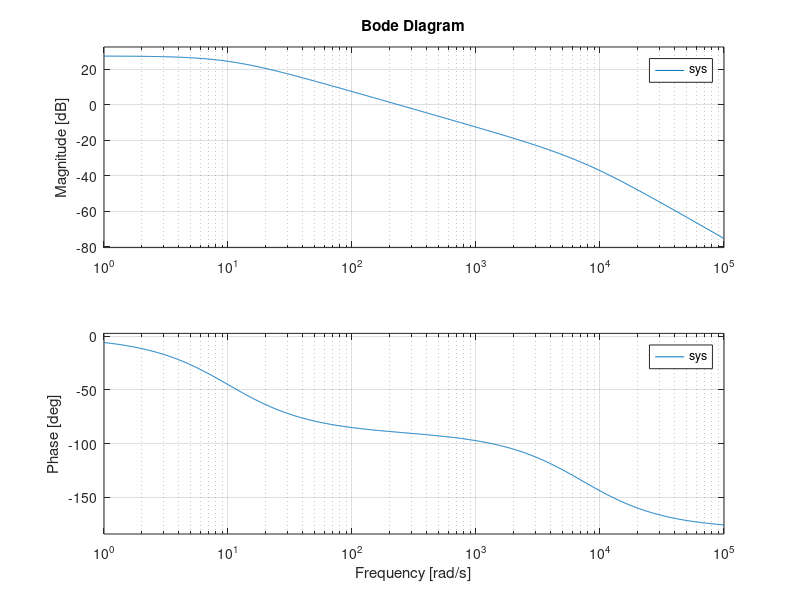
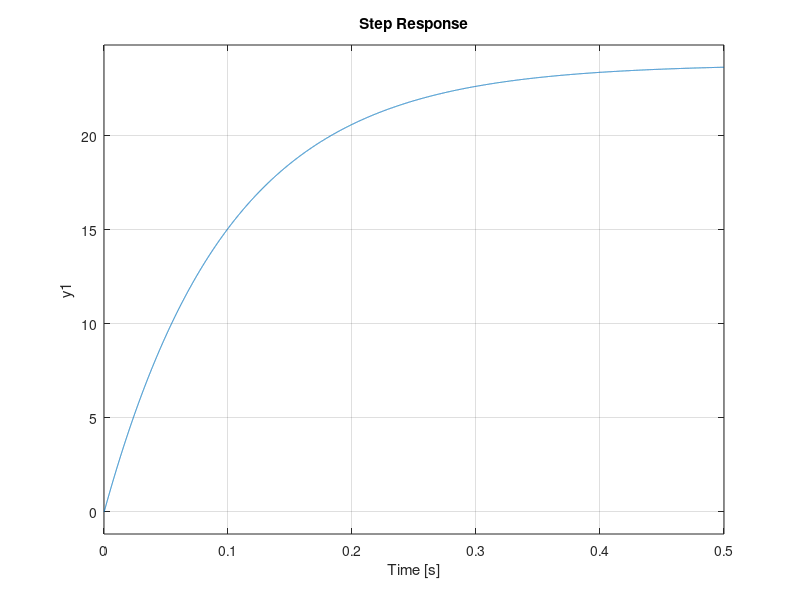
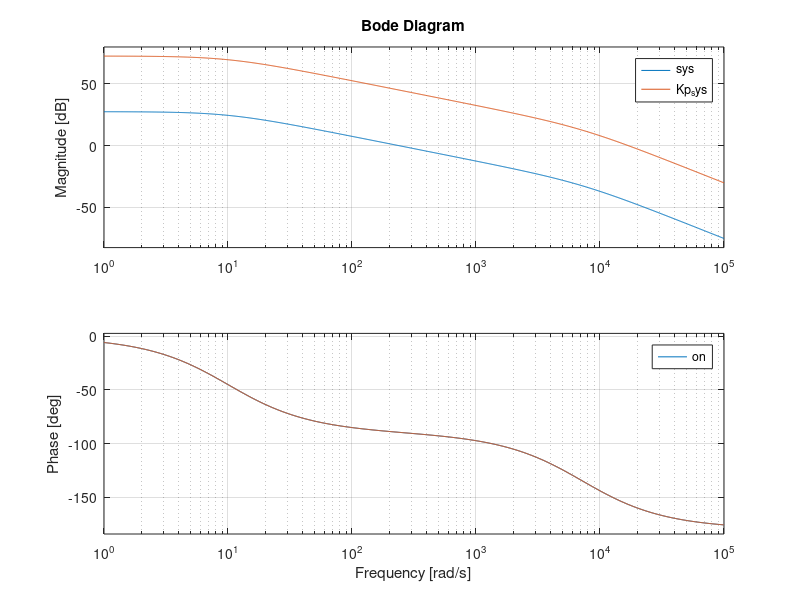
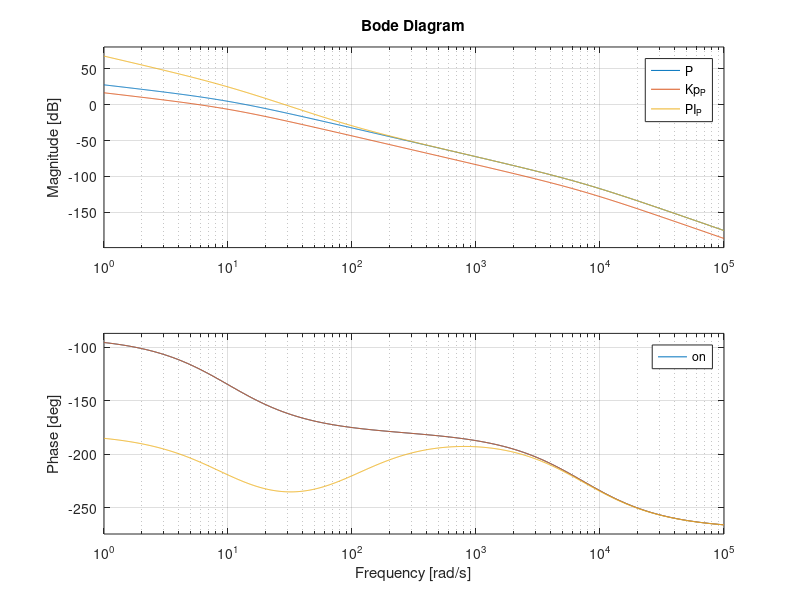

These figures' MATLAB source, in order: (Note: this script raises an error after producing the figures.)
%% Dylan Qiu Final Qube Motor Design ME351-2
% Fall 2025 
close all; clc;
% Motor Parameters
R = 8.4;                   % Resistance [Ohm]
L = 0.00116;               % Inductance [H]
J_m = 4.65e-6;             % Motor inertia [kg-m^2]
K_m = 0.042;               % Motor torque constant [N-m/A]
K_b = 0.042;               % Back EMF constant [V/(rad/s)]
B = 0;   

% Disc parameters
m_disc = 0.053;         
r_disc = 0.0248;      
J_d = 0.5 * m_disc * r_disc^2;  
J = J_m + J_d;  

num = K_m;  % Numerator
den = [L*J, (L*B + R*J), (R*B + K_m*K_b)];  % Denominator coefficients
sys = tf(num, den);
figure(1);
bode(sys);
r = roots(den);
[Gm,Pm,Wcg,Wcp] = margin(sys);
fprintf('\nGm = %.4f, Pm = %.4f, Wcg = %.4f, Wcp = %.4f \n', Gm,Pm,Wcg,Wcp);

for idx = 1:length(r)
    poles = r(idx);
    fprintf('Poles %d: pole = %.4f\n', idx, poles);
end

% damping and wn 

[wn,zeta] = damp(sys);
damp(sys);

%feedback(sys,1);
figure(2);
step(sys);

figure(3);
%controlSystemDesigner('rlocus',sys);

Kp = 7.55 / K_m; % found 7.55 from root loci plot breakaway pt
ess_step = 1 / (1+num*Kp); 
fprintf('\nEss_step %d: \n', ess_step);
Kp_sys = Kp * sys;
bode(sys,Kp_sys);
legend on;
%% Position Control
% Gp = K / s(ts+1)(ts+1)
tau_e = L / R;                  % Electrical Time Constant
tau_m = (R * J) / (K_m * K_b);  % Mechanical Time Constant
K_plant = 1/ K_b;               % Plant Gain

fprintf('Electrical Time Constant (tau_e): %.6f s\n', tau_e);
fprintf('Mechanical Time Constant (tau_m): %.6f s\n', tau_m);
fprintf('Plant Gain (K): %.4f\n', K_plant);

s = tf('s');
P = K_plant / (s * (tau_m*s + 1) * (tau_e*s + 1));

figure(4)

PM_target= 60; 
Phase_target = -180 + PM_target; 

[mag, phase, w] = bode(P, {0.1, 100}); 
phase = squeeze(phase); 
mag = squeeze(mag);
wc_new = interp1(phase, w, Phase_target);
mag_at_wc = interp1(w, mag, wc_new);
Kp = 1 / mag_at_wc;
Kp_P = Kp*P;
fprintf('Frequency for 60 deg PM: %.4f rad/s\n', wc_new);
fprintf('Required Proportional Gain (Kp): %.4f\n', Kp);

%bode(P, Kp * P)
K_c = 1;
t_r = 0.01; 
PI = K_c * (s + 1 / t_r) /s ;
PI_P = PI*P;
bode(P, Kp_P, PI_P);
legend on;

%% Nyquist Plot for position control
figure(5)
nyquist1(P);
title('Nyquist Plot for the plant')
figure(6)
%PI_P_cl = feedback(PI_P,1);
nyquist1(PI_P);
title('Nyquist Plot position control with PI')

%% CONTROLLER DESIGN USING controlSystemDesigner MATLAB GUI 
close all; clc;
fprintf('\n------CONTROLLER DESIGN USING controlSystemDesigner MATLAB GUI------\n')

OS_max = 20;  % max over shoot percent
zeta_min = sqrt((log(OS_max/100))^2 / (pi^2 + (log(OS_max/100))^2));
pm = 100 * zeta_min; 

[~, ~, ~, Wcp_uncomp] = margin(P);
Wcp_comp = 3 * Wcp_uncomp; % new crossover frequency
[mag_wcp, phase_wcp] = bode(P, Wcp_comp);
fprintf('Desired compensated crossover freq: %.4f rad/s\n', Wcp_comp);

p_max = pm - (180 + phase_wcp) + 35; %35 degree margin for error
phi_max = p_max * pi/180;
alpha = (1 - sin(phi_max))/(1 + sin(phi_max));
z = Wcp_comp * sqrt(alpha);
p = z / alpha;
controlSystemDesigner(P);

fprintf('mag_wcp %.4f, phase_wcp %.4f\n', mag_wcp, phase_wcp);
Kc = 1 / (mag_wcp * sqrt(alpha));
fprintf('Compensator gain Kc: %.4f\n', Kc);
P_Comp = P* (Kc*(s+z)/ (s+p));
fprintf('\nLead Compensator: Gc(s) = %.4f * (s + %.4f)/(s + %.4f)\n', Kc, z, p);
controlSystemDesigner(P_Comp);


%ess_step = 1 / (1+num*Kp);
